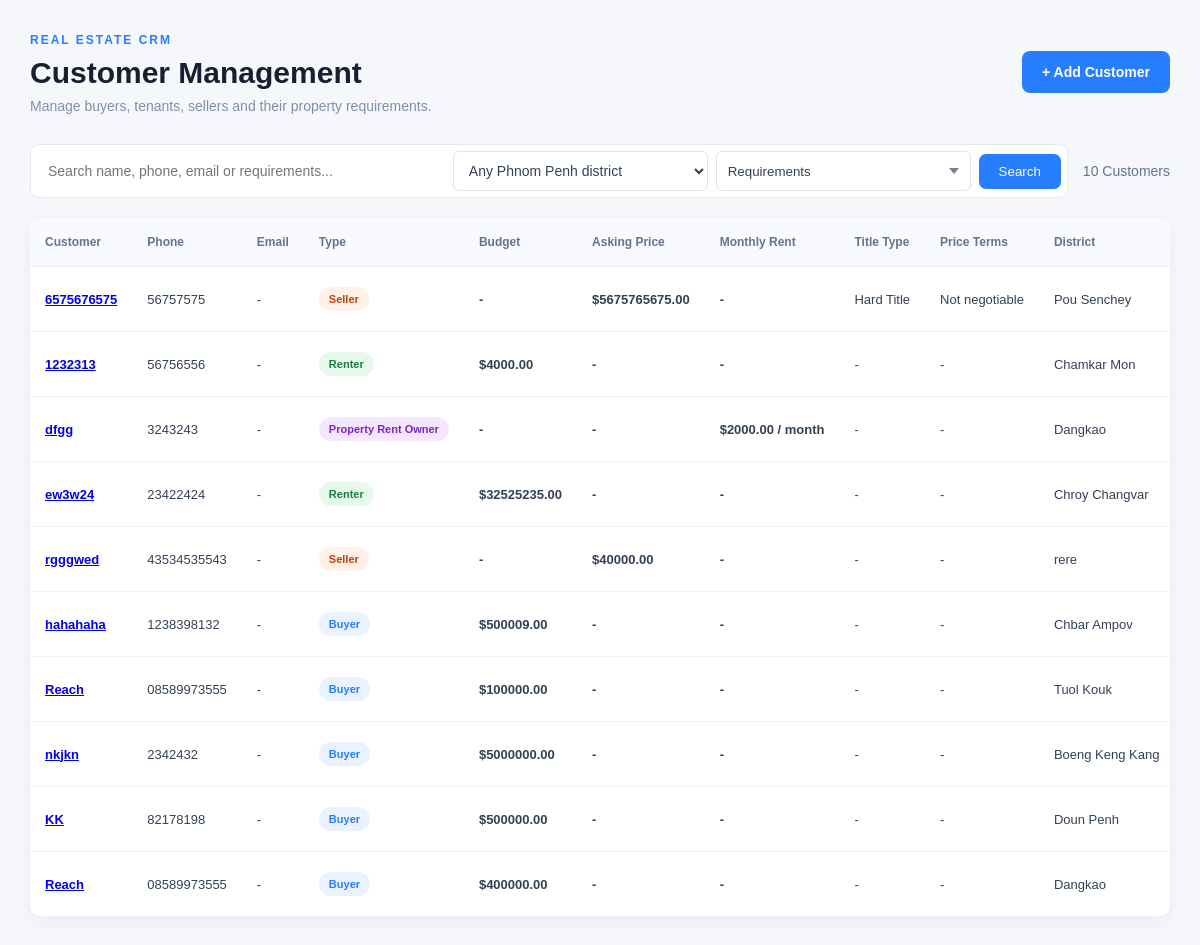
Screenshot of /customers/ (signed in) with the database file from the repository.
### customers/models.py (models this page shows, shortened)
class Customer(models.Model):
    CUSTOMER_TYPES = [
        ('BUYER', 'Buyer'),
        ('SELLER', 'Seller'),
        ('RENTER', 'Renter'),
        ('RENT_OWNER', 'Property Rent Owner'),
    ]
    PRICE_NEGOTIABILITY_CHOICES = [
        ('NEGOTIABLE', 'Negotiable'),
        ('FIXED', 'Not negotiable'),
    ]
    TITLE_TYPE_CHOICES = [
        ('HARD', 'Hard Title'),
        ('SOFT', 'Soft Title'),
    ]
    name = models.CharField(max_length=200)
    phone = models.CharField(max_length=30)
    email = models.EmailField(blank=True, null=True)
    customer_type = models.CharField(
        max_length=20,
        choices=CUSTOMER_TYPES,
        default='BUYER'
    )
    minimum_budget = models.DecimalField(
        max_digits=12,
        decimal_places=2,
        default=0
    )
    budget = models.DecimalField(
        max_digits=12,
        decimal_places=2,
        default=0
    )
    preferred_location = models.CharField(
        max_length=255,
        blank=True
    )
    preferred_bedrooms = models.PositiveIntegerField(default=0)
    preferred_bathrooms = models.PositiveIntegerField(default=0)
    requirements = models.TextField(
        blank=True,
        help_text="Example: Swimming pool, parking, garden"
    )
    notes = models.TextField(blank=True)
    assigned_agent = models.ForeignKey(
        settings.AUTH_USER_MODEL, on_delete=models.SET_NULL,
        null=True, blank=True, related_name='customers'
    )
    property_type = models.CharField(max_length=30, blank=True)
    city = models.CharField(max_length=100, blank=True)
    district = models.CharField(max_length=100, blank=True)
    commune = models.CharField(max_length=100, blank=True)
    preferred_city = models.CharField(max_length=100, blank=True)
    preferred_district = models.CharField(max_length=100, blank=True)
    preferred_commune = models.CharField(max_length=100, blank=True)
    owner_property_title = models.CharField(max_length=200, blank=True)
    asking_price = models.DecimalField(max_digits=12, decimal_places=2, null=True, blank=True)
    price_negotiability = models.CharField(max_length=12, choices=PRICE_NEGOTIABILITY_CHOICES, blank=True)
    title_type = models.CharField(max_length=10, choices=TITLE_TYPE_CHOICES, blank=True)
    owner_bedrooms = models.CharField(max_length=10, blank=True)
    owner_bathrooms = models.CharField(max_length=10, blank=True)
    land_size = models.DecimalField(max_digits=10, decimal_places=2, null=True, blank=True)
    house_size = models.DecimalField(max_digits=10, decimal_places=2, null=True, blank=True)
    furnished_status = models.CharField(max_length=20, blank=True)
    property_description = models.TextField(blank=True)
    owner_requirements = models.TextField(blank=True)
    created_at = models.DateTimeField(auto_now_add=True)

### customers/views.py (the view, shortened to what this page needs)
# urls.py: path('', views.customer_list, name='customer_list'),
@login_required
def customer_list(request):
    search = request.GET.get('search', '')
    district = request.GET.get('district', '')
    valid_requirements = {value for value, _label in REQUIREMENT_CHOICES}
    selected_requirements = [
        value for value in request.GET.getlist('requirement')
        if value in valid_requirements
    ]
    customers = Customer.objects.all().order_by('-created_at')
    if not (request.user.is_superuser or getattr(request.user, 'role', '') == 'ADMIN'):
        customers = customers.filter(assigned_agent=request.user)
    if district:
        customers = customers.filter(
            Q(preferred_location__icontains=district) |
            Q(preferred_district__icontains=district) |
            Q(district__icontains=district)
        )
    return render(request, 'customers/customer_list.html', {
        'customers': customers,
        'search': search,
        'district': district,
        'selected_requirements': selected_requirements,
        'district_choices': PHNOM_PENH_DISTRICTS,
        'requirement_choices': REQUIREMENT_CHOICES,
    })

### customers/templates/customers/customer_list.html (shortened to what this page needs)
{% load static %}
<!DOCTYPE html>
<html lang="en">
<head>
    <link rel="stylesheet" href="{% static 'css/style.css' %}">
</head>
<body>
<div class="customer-page">
    <header class="page-header">
        <div>
            <span class="eyebrow">REAL ESTATE CRM</span>
            <h1>Customer Management</h1>
            <p>
                Manage buyers, tenants, sellers and their property requirements.
            </p>
        </div>
        <a href="{% url 'customer_add' %}" class="add-btn">
            + Add Customer
        </a>
    </header>
    <section class="customer-toolbar">
        <form method="GET" class="search-form">
            <input
                type="search"
                name="search"
                placeholder="Search name, phone, email or requirements..."
                value="{{ search }}"
            >
            <select name="district" aria-label="Filter by district">
                <option value="">Any Phnom Penh district</option>
            </select>
            <div class="requirements-filter" data-requirements-filter>
                <button type="button" class="requirements-filter-trigger" aria-expanded="false" aria-label="Select requirements to filter">
                    <span class="requirements-filter-count">Requirements{% if selected_requirements %} ({{ selected_requirements|length }} selected){% endif %}</span>
                </button>
            </div>
            <button type="submit">
                Search
            </button>
        </form>
        <div class="customer-count">
            {{ customers|length }} Customers
        </div>
    </section>
    <div class="table-wrapper">
        <table class="customer-table">
            <thead>
                <tr>
                    <th>Customer</th>
                    <th>Phone</th>
                    <th>Email</th>
                    <th>Type</th>
                    <th>Budget</th>
                    <th>Asking Price</th>
                    <th>Monthly Rent</th>
                    <th>Title Type</th>
                    <th>Price Terms</th>
                    <th>District</th>
                </tr>
            </thead>
            <tbody>
                {% for customer in customers %}
                <tr>
                    <td data-label="Customer">
                        <span class="customer-name">
                            {% if request.user.role == 'PROPERTY' %}{{ customer.name }}{% else %}<a href="{% url 'customer_detail' customer.pk %}">{{ customer.name }}</a>{% endif %}
                        </span>
                    </td>
                    <td data-label="Phone">{{ customer.phone }}</td>
                    <td data-label="Email">{{ customer.email|default:"-" }}</td>
                    <td data-label="Type">
                        <span class="customer-type customer-type-{{ customer.customer_type|lower }}">
                            {{ customer.get_customer_type_display }}
                        </span>
                    </td>
                    <td class="budget" data-label="Budget">
                        {% if customer.budget %}${{ customer.budget|floatformat:2 }}{% else %}-{% endif %}
                    </td>
                    <td class="budget" data-label="Asking Price">
                        {% if customer.customer_type == 'SELLER' and customer.asking_price %}${{ customer.asking_price|floatformat:2 }}{% else %}-{% endif %}
                    </td>
                    <td class="budget" data-label="Monthly Rent">
                        {% if customer.customer_type == 'RENT_OWNER' and customer.asking_price %}${{ customer.asking_price|floatformat:2 }} / month{% else %}-{% endif %}
                    </td>
                    <td data-label="Title Type">
                        {% if customer.customer_type == 'SELLER' %}{{ customer.get_title_type_display|default:"-" }}{% else %}-{% endif %}
                    </td>
                    <td data-label="Price Terms">
                        {% if customer.customer_type == 'SELLER' %}{{ customer.get_price_negotiability_display|default:"-" }}{% else %}-{% endif %}
                    </td>
                    <td data-label="District">
                        {{ customer.preferred_location|default:customer.preferred_district|default:customer.district|default:"-" }}
                    </td>
                </tr>
                {% endfor %}
            </tbody>
        </table>
    </div>
</div>
</body>
</html>

### static/css/style.css (style rules this page uses)
* { margin: 0; padding: 0; box-sizing: border-box; }
body { font-family: Arial, Helvetica, sans-serif; background: #f5f7fb; color: #172033; }
.page-header { display: flex; justify-content: space-between; align-items: center; gap: 20px; margin-bottom: 32px; }
.eyebrow { color: #267eff; font-size: 12px; font-weight: 700; letter-spacing: 2px; }
.page-header h1 { font-size: 30px; margin: 8px 0; }
.page-header p { color: #8290a5; font-size: 14px; }
.add-btn { display: inline-flex; align-items: center; justify-content: center; gap: 8px; padding: 13px 20px; background: #267eff; color: white; text-decoration: none; border-radius: 9px; font-size: 14px; font-weight: 600; white-space: nowrap; transition: 0.2s; }
.search-form { display: flex; align-items: center; gap: 10px; width: min(500px, 100%); padding: 5px 7px 5px 15px; background: white; border: 1px solid #e7ebf2; border-radius: 10px; }
.search-form input { flex: 1; min-width: 0; border: none; outline: none; padding: 10px 0; font-size: 14px; }
.search-form button { padding: 10px 18px; border: none; border-radius: 7px; background: #267eff; color: white; cursor: pointer; }
.customer-table { width: 100%; border-collapse: collapse; min-width: 850px; }
.customer-table th, .customer-table td { padding: 16px; text-align: left; border-bottom: 1px solid #edf0f5; font-size: 13px; }
.customer-table th { background: #f8faff; color: #64748b; font-weight: 700; }
.customer-table td { color: #334155; }

### rows the page displays
Customer: name "6575676575", phone "56757575", email "-", customer_type "Seller", asking_price "5675765675.00", title_type "Hard Title", price_negotiability "Not negotiable", preferred_location "Pou Senchey"
Customer: name "1232313", phone "56756556", email "-", customer_type "Renter", budget "4000.00", preferred_location "Chamkar Mon"
Customer: name "dfgg", phone "3243243", email "-", customer_type "Property Rent Owner", asking_price "2000.00", preferred_location "Dangkao"
Customer: name "ew3w24", phone "23422424", email "-", customer_type "Renter", budget "32525235.00", preferred_location "Chroy Changvar"
Customer: name "rgggwed", phone "43534535543", email "-", customer_type "Seller", asking_price "40000.00", title_type "-", price_negotiability "-", preferred_location "rere"
Customer: name "hahahaha", phone "1238398132", email "-", customer_type "Buyer", budget "500009.00", preferred_location "Chbar Ampov"
Customer: name "Reach", phone "08589973555", email "-", customer_type "Buyer", budget "100000.00", preferred_location "Tuol Kouk"
Customer: name "nkjkn", phone "2342432", email "-", customer_type "Buyer", budget "5000000.00", preferred_location "Boeng Keng Kang"
Customer: name "KK", phone "82178198", email "-", customer_type "Buyer", budget "500000.00", preferred_location "Doun Penh"
Customer: name "Reach", phone "08589973555", email "-", customer_type "Buyer", budget "400000.00", preferred_location "Dangkao"

### other values shown
{{ customers|length }} "10"
